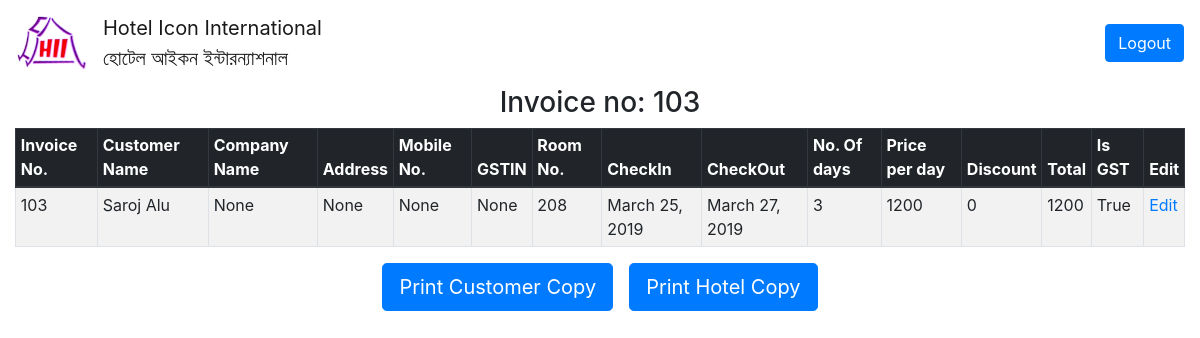
Page /accounts/invoicedetail/103/ (signed in) on the committed database.
### mainapp/models.py (models this page shows, shortened)
class Invoice(models.Model):
    invoice_no = models.CharField(max_length=10,unique=True)
    name = models.CharField(max_length=30)
    company_name = models.CharField(max_length=30,null=True,blank=True)
    address = models.CharField(max_length=60,null=True,blank=True)
    phone = models.CharField(max_length=13,null=True,blank=True)
    person_count = models.CharField(max_length=30)
    gstin = models.CharField(max_length=30,blank=True,null=True)
    date = models.DateField()
    room_no = models.CharField(max_length=7)
    check_in = models.DateField(verbose_name="Room In")
    check_out = models.DateField(verbose_name="Room Out")
    days_count = models.IntegerField()
    rate = models.IntegerField()
    room_no_2 = models.CharField(max_length=7,blank=True, null=True)
    check_in_2 = models.DateField(blank=True, null=True, verbose_name="Room In 2")
    check_out_2 = models.DateField(blank=True, null=True, verbose_name="Room out 2")
    days_count_2 = models.IntegerField(default=0)
    rate_2 = models.IntegerField(default=0)
    room_no_3 = models.CharField(max_length=7,blank=True, null=True)
    check_in_3 = models.DateField(blank=True, null=True, verbose_name="Room In 3")
    check_out_3 = models.DateField(blank=True, null=True, verbose_name="Room out 3")
    days_count_3 = models.IntegerField(default=0)
    rate_3 = models.IntegerField(default=0)
    discount = models.IntegerField(default=0)
    remark = models.CharField(max_length=50,null=True,blank=True)
    is_gst = models.BooleanField(default=False)
    def total(self): return (self.rate*self.days_count)
    def total_days(self): return self.days_count + self.days_count_2 + self.days_count_3
    def final_checkout(self):
        if self.check_out_3: return self.check_out_3
        elif self.check_out_2: return self.check_out_2
        else: return self.check_out

### mainapp/views.py (the view)
# urls.py: path('accounts/invoicedetail/<no>/', views.invoice_detail,name="invoicedetail"),
@login_required
def invoice_detail(request,no):
    obj = Invoice.objects.get(invoice_no=no)
    return render(request,'invoicedetail.html',{'obj':obj})

### mainapp/templates/invoicedetail.html
{% extends 'master.html' %}
{% block content %}
<div class="container-fluid">
    <h3 class="text-center">Invoice no: {{obj.invoice_no}} </h3>
    <table class="table table-striped table-sm table-hover table-bordered">
        <thead class="thead-dark">
            <th scope="col">Invoice No.</th>
            <th scope="col">Customer Name</th>
            <th scope="col">Company Name</th>
            <th scope="col">Address</th>
            <th scope="col">Mobile No.</th>
            <th scope="col">GSTIN</th>
            <th scope="col">Room No.</th>
            <th scope="col">CheckIn</th>
            <th scope="col">CheckOut</th>
            <th scope="col">No. Of days</th>
            <th scope="col">Price per day</th>
            <th scope="col">Discount</th>
            <th scope="col">Total</th>
            <th scope="col">Is GST</th>
            <th scope="col">Edit</th>
        </thead>
        <tbody>
            <tr scope="row">
                <td>{{obj.invoice_no}}</td>
                <td>{{obj.name}}</td>
                <td>{{obj.company_name}}</td>
                <td>{{obj.address}}</td>
                <td>{{obj.phone}}</td>
                <td>{{obj.gstin}}</td>
                <td>{{obj.room_no}}</td>
                <td>{{obj.check_in}}</td>
                <td>{{obj.final_checkout}}</td>
                <td>{{obj.total_days}}</td>
                <td>{{obj.rate}}</td>
                <td>{{obj.discount}}</td>
                <td>{{obj.total}}</td>
                <td>{{obj.is_gst}}</td>
                <td><a href="{% url 'editinvoice' obj.invoice_no %}">Edit</a></td>
            </tr>
        </tbody>
    </table>
    <div class="container">
        <div class="row justify-content-center">
                <a href="{% url 'printinvcc' obj.invoice_no %}" class="btn btn-lg btn-primary mx-2">Print Customer Copy</a>
                <a href="{% url 'printinvhc' obj.invoice_no %}" class="btn btn-lg btn-primary mx-2">Print Hotel Copy</a>
        </div>
    </div>
</div>
{% endblock %}

### rows in the picture
Invoice: invoice_no "103", name "Saroj Alu", company_name "None", address "None", phone "None", gstin "None", room_no "208", check_in "March 25, 2019", final_checkout "March 27, 2019", total_days "3", rate "1200", discount "0", total "1200", is_gst "True"
